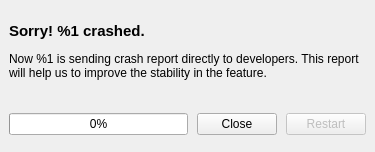
<?xml version="1.0" encoding="UTF-8"?>
<ui version="4.0">
 <class>CrashReporter</class>
 <widget class="QDialog" name="CrashReporter">
  <property name="windowModality">
   <enum>Qt::ApplicationModal</enum>
  </property>
  <property name="geometry">
   <rect>
    <x>0</x>
    <y>0</y>
    <width>375</width>
    <height>152</height>
   </rect>
  </property>
  <property name="sizePolicy">
   <sizepolicy hsizetype="Fixed" vsizetype="Fixed">
    <horstretch>0</horstretch>
    <verstretch>0</verstretch>
   </sizepolicy>
  </property>
  <property name="windowTitle">
   <string>Crash Reporter</string>
  </property>
  <property name="modal">
   <bool>false</bool>
  </property>
  <layout class="QVBoxLayout">
   <property name="spacing">
    <number>6</number>
   </property>
   <property name="leftMargin">
    <number>9</number>
   </property>
   <property name="topMargin">
    <number>9</number>
   </property>
   <property name="rightMargin">
    <number>9</number>
   </property>
   <property name="bottomMargin">
    <number>9</number>
   </property>
   <item>
    <layout class="QHBoxLayout" name="hboxLayout">
     <property name="spacing">
      <number>12</number>
     </property>
     <property name="leftMargin">
      <number>0</number>
     </property>
     <property name="topMargin">
      <number>0</number>
     </property>
     <property name="rightMargin">
      <number>0</number>
     </property>
     <property name="bottomMargin">
      <number>0</number>
     </property>
     <item>
      <widget class="QLabel" name="topLabel">
       <property name="sizePolicy">
        <sizepolicy hsizetype="Expanding" vsizetype="Fixed">
         <horstretch>0</horstretch>
         <verstretch>0</verstretch>
        </sizepolicy>
       </property>
       <property name="text">
        <string>&lt;html&gt;&lt;head/&gt;&lt;body&gt;&lt;p&gt;&lt;span style=&quot; font-size:15px; font-weight:600;&quot;&gt;Sorry! %1 crashed.&lt;/span&gt;&lt;/p&gt;&lt;p&gt;Now %1 is sending crash report directly to developers. This report will help us to improve the stability in the feature.&lt;/p&gt;&lt;/body&gt;&lt;/html&gt;</string>
       </property>
       <property name="textFormat">
        <enum>Qt::RichText</enum>
       </property>
       <property name="wordWrap">
        <bool>true</bool>
       </property>
       <property name="openExternalLinks">
        <bool>true</bool>
       </property>
      </widget>
     </item>
     <item>
      <spacer>
       <property name="orientation">
        <enum>Qt::Horizontal</enum>
       </property>
       <property name="sizeType">
        <enum>QSizePolicy::Fixed</enum>
       </property>
       <property name="sizeHint" stdset="0">
        <size>
         <width>6</width>
         <height>6</height>
        </size>
       </property>
      </spacer>
     </item>
    </layout>
   </item>
   <item>
    <layout class="QVBoxLayout" name="vboxLayout1">
     <property name="spacing">
      <number>0</number>
     </property>
     <property name="leftMargin">
      <number>0</number>
     </property>
     <property name="topMargin">
      <number>0</number>
     </property>
     <property name="rightMargin">
      <number>0</number>
     </property>
     <property name="bottomMargin">
      <number>0</number>
     </property>
     <item>
      <widget class="QLabel" name="progressLabel">
       <property name="sizePolicy">
        <sizepolicy hsizetype="Fixed" vsizetype="Fixed">
         <horstretch>0</horstretch>
         <verstretch>0</verstretch>
        </sizepolicy>
       </property>
       <property name="text">
        <string/>
       </property>
      </widget>
     </item>
     <item>
      <layout class="QHBoxLayout">
       <property name="spacing">
        <number>9</number>
       </property>
       <property name="leftMargin">
        <number>0</number>
       </property>
       <property name="topMargin">
        <number>0</number>
       </property>
       <property name="rightMargin">
        <number>0</number>
       </property>
       <property name="bottomMargin">
        <number>0</number>
       </property>
       <item>
        <widget class="QProgressBar" name="progressBar">
         <property name="value">
          <number>0</number>
         </property>
         <property name="orientation">
          <enum>Qt::Horizontal</enum>
         </property>
        </widget>
       </item>
       <item>
        <widget class="QPushButton" name="button">
         <property name="sizePolicy">
          <sizepolicy hsizetype="Fixed" vsizetype="Fixed">
           <horstretch>0</horstretch>
           <verstretch>0</verstretch>
          </sizepolicy>
         </property>
         <property name="text">
          <string>Close</string>
         </property>
         <property name="default">
          <bool>false</bool>
         </property>
        </widget>
       </item>
       <item>
        <widget class="QPushButton" name="restartButton">
         <property name="enabled">
          <bool>false</bool>
         </property>
         <property name="text">
          <string>Restart</string>
         </property>
         <property name="default">
          <bool>true</bool>
         </property>
        </widget>
       </item>
      </layout>
     </item>
    </layout>
   </item>
  </layout>
 </widget>
 <resources/>
 <connections>
  <connection>
   <sender>button</sender>
   <signal>clicked()</signal>
   <receiver>CrashReporter</receiver>
   <slot>accept()</slot>
   <hints>
    <hint type="sourcelabel">
     <x>426</x>
     <y>203</y>
    </hint>
    <hint type="destinationlabel">
     <x>247</x>
     <y>195</y>
    </hint>
   </hints>
  </connection>
 </connections>
</ui>
